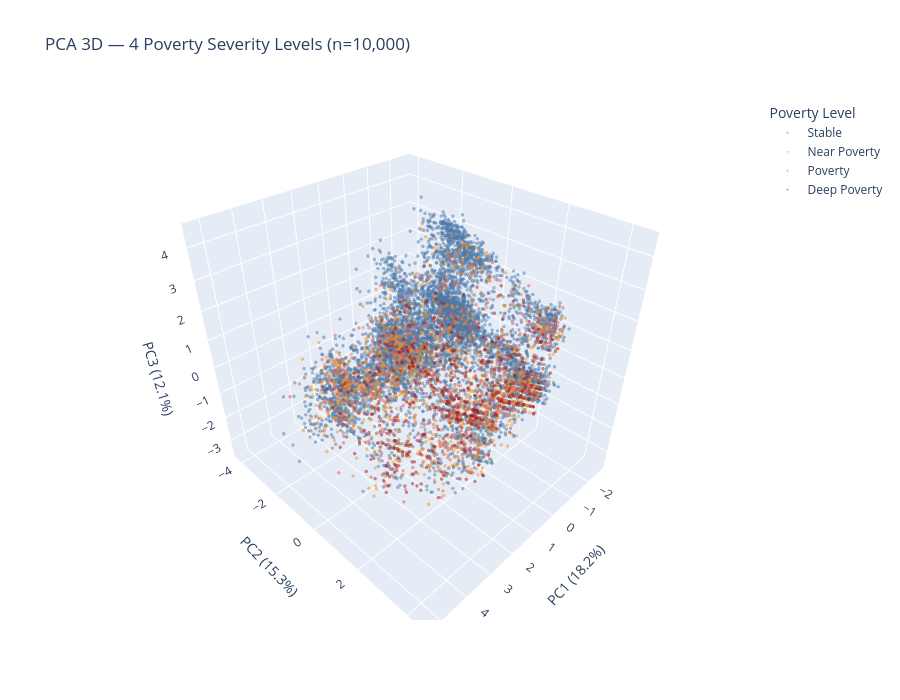

This figure's notebook cell:
### Code cell
# Also create a 4-class PCA visualization to see poverty severity clusters
y_test_multi_labels = df_test['poverty_risk_score'].astype(int)
severity_map = {0: 'Stable', 1: 'Near Poverty', 2: 'Poverty', 3: 'Deep Poverty'}

pca_df_multi = pd.DataFrame({
    'PC1': X_pca_3d[:, 0],
    'PC2': X_pca_3d[:, 1],
    'PC3': X_pca_3d[:, 2],
    'Poverty_Level': y_test_multi_labels.map(severity_map).values
})

pca_sample_multi = pca_df_multi.sample(n=sample_size, random_state=42)

fig_3d_multi = px.scatter_3d(
    pca_sample_multi,
    x='PC1', y='PC2', z='PC3',
    color='Poverty_Level',
    color_discrete_map={
        'Stable': '#4e79a7',
        'Near Poverty': '#f28e2b',
        'Poverty': '#e15759',
        'Deep Poverty': '#9c1c1c'
    },
    category_orders={'Poverty_Level': ['Stable', 'Near Poverty', 'Poverty', 'Deep Poverty']},
    opacity=0.5,
    title=f'PCA 3D — 4 Poverty Severity Levels (n={sample_size:,})',
    labels={'PC1': f'PC1 ({pca.explained_variance_ratio_[0]*100:.1f}%)',
            'PC2': f'PC2 ({pca.explained_variance_ratio_[1]*100:.1f}%)',
            'PC3': f'PC3 ({pca.explained_variance_ratio_[2]*100:.1f}%)'},
    width=900,
    height=700
)

fig_3d_multi.update_traces(marker=dict(size=2))
fig_3d_multi.update_layout(legend_title_text='Poverty Level')
fig_3d_multi.show()

# PCA component loadings — which features contribute to each principal component
loadings = pd.DataFrame(
    pca.components_.T,
    columns=['PC1', 'PC2', 'PC3'],
    index=optimal_features
)

print('\n=== Top Feature Loadings per Principal Component ===')
for pc in ['PC1', 'PC2', 'PC3']:
    top = loadings[pc].abs().sort_values(ascending=False).head(5)
    print(f'\n{pc} (explains {pca.explained_variance_ratio_[int(pc[-1])-1]*100:.1f}% variance):')
    for feat, val in top.items():
        sign = '+' if loadings.loc[feat, pc] > 0 else '-'
        print(f'  {sign}{feat}: {val:.3f}')

### Figure 1 — Plotly figure (JSON) as saved in the notebook; plotly's stock layout.template omitted (floating-point values rounded to 4 significant figures; data arrays with more than 128 entries replaced by an {"elided": "..."} marker saying what was removed)
{"data": [{"hovertemplate": "Poverty_Level=Stable<br>PC1 (18.2%)=%{x}<br>PC2 (15.3%)=%{y}<br>PC3 (12.1%)=%{z}<extra></extra>", "legendgroup": "Stable", "marker": {"color": "#4e79a7", "opacity": 0.5, "size": 2, "symbol": "circle"}, "mode": "markers", "name": "Stable", "scene": "scene", "showlegend": true, "type": "scatter3d", "x": {"elided": "7595 float values"}, "y": {"elided": "7595 float values"}, "z": {"elided": "7595 float values"}}, {"hovertemplate": "Poverty_Level=Near Poverty<br>PC1 (18.2%)=%{x}<br>PC2 (15.3%)=%{y}<br>PC3 (12.1%)=%{z}<extra></extra>", "legendgroup": "Near Poverty", "marker": {"color": "#f28e2b", "opacity": 0.5, "size": 2, "symbol": "circle"}, "mode": "markers", "name": "Near Poverty", "scene": "scene", "showlegend": true, "type": "scatter3d", "x": {"elided": "1320 float values"}, "y": {"elided": "1320 float values"}, "z": {"elided": "1320 float values"}}, {"hovertemplate": "Poverty_Level=Poverty<br>PC1 (18.2%)=%{x}<br>PC2 (15.3%)=%{y}<br>PC3 (12.1%)=%{z}<extra></extra>", "legendgroup": "Poverty", "marker": {"color": "#e15759", "opacity": 0.5, "size": 2, "symbol": "circle"}, "mode": "markers", "name": "Poverty", "scene": "scene", "showlegend": true, "type": "scatter3d", "x": {"elided": "525 float values"}, "y": {"elided": "525 float values"}, "z": {"elided": "525 float values"}}, {"hovertemplate": "Poverty_Level=Deep Poverty<br>PC1 (18.2%)=%{x}<br>PC2 (15.3%)=%{y}<br>PC3 (12.1%)=%{z}<extra></extra>", "legendgroup": "Deep Poverty", "marker": {"color": "#9c1c1c", "opacity": 0.5, "size": 2, "symbol": "circle"}, "mode": "markers", "name": "Deep Poverty", "scene": "scene", "showlegend": true, "type": "scatter3d", "x": {"elided": "560 float values"}, "y": {"elided": "560 float values"}, "z": {"elided": "560 float values"}}], "layout": {"height": 700, "legend": {"title": {"text": "Poverty Level"}, "tracegroupgap": 0}, "scene": {"domain": {"x": [0, 1], "y": [0, 1]}, "xaxis": {"title": {"text": "PC1 (18.2%)"}}, "yaxis": {"title": {"text": "PC2 (15.3%)"}}, "zaxis": {"title": {"text": "PC3 (12.1%)"}}}, "title": {"text": "PCA 3D — 4 Poverty Severity Levels (n=10,000)"}, "width": 900}}
